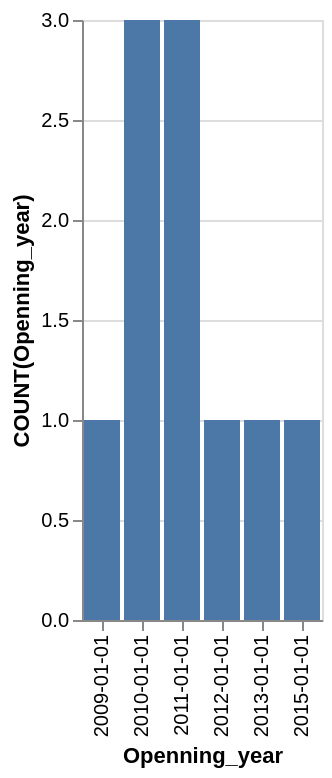

This figure's Vega-Lite source:
### Vega-Lite specification from a JSON file in a GitHub repository (floating-point values rounded to 4 significant figures)
{"data": {"values": [{"x_data": "2009-01-01", "y_data": 1}, {"x_data": "2010-01-01", "y_data": 3}, {"x_data": "2011-01-01", "y_data": 3}, {"x_data": "2012-01-01", "y_data": 1}, {"x_data": "2013-01-01", "y_data": 1}, {"x_data": "2015-01-01", "y_data": 1}]}, "mark": "bar", "encoding": {"x": {"field": "x_data", "type": "nominal", "title": "Openning_year", "sort": "ascending"}, "y": {"field": "y_data", "type": "quantitative", "title": "COUNT(Openning_year)"}}}
